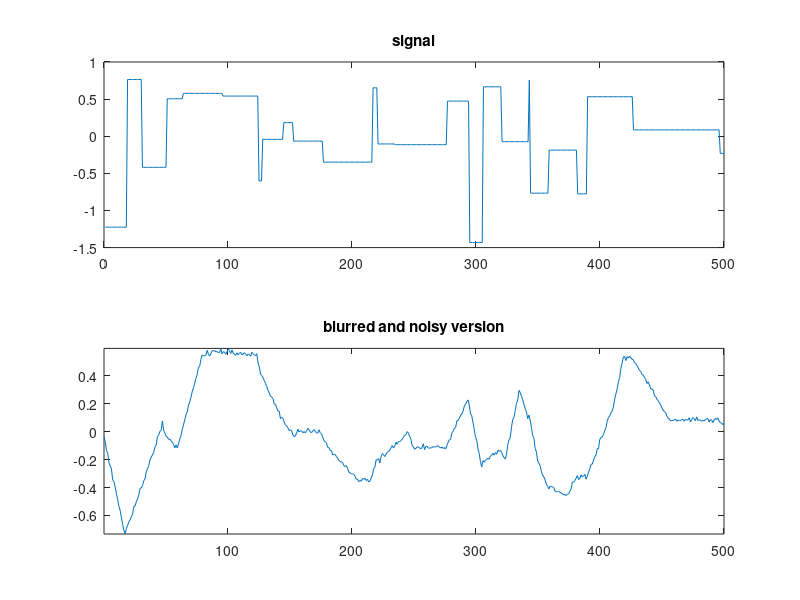

The MATLAB source for this figure:
% deblurring
clear 
%close all

rng(0) % initialize random seed

n = 500;
k = 30;
sigma = 0.01;

% generate random piecewise constant signal
w = zeros(n,1);
w(1) = randn;
for i=2:n
    if (rand < .95)
        w(i) = w(i-1);
    else
        w(i) = randn;
    end
end
    
% generate k-point averaging function
h = ones(1,k)/k;

% make X matrix for blurring 
m = n+k-1;
for i=1:m
    if i<=k
        X(i,1:i) = h(1:i);
    else
        X(i,i-k+1:i) = h;
    end
end
X = X(:,1:n);

% blurred signal + noise
y = X*w+sigma*randn(m,1);

% plot
figure(1)
subplot(211)
plot([w])
title('signal')

subplot(212)
plot(y(1:n))
axis('tight')
title('blurred and noisy version')


